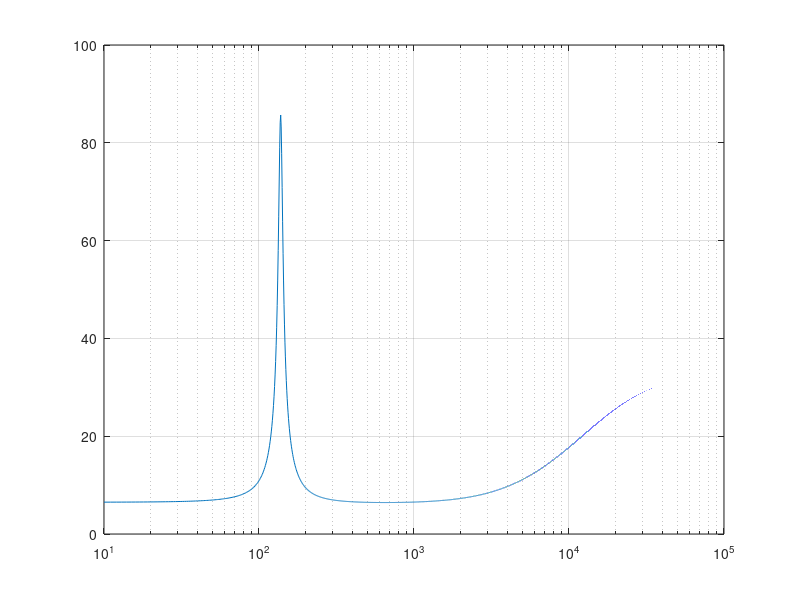

Write MATLAB code to recreate this figure.
function speaker_load_emulation()

    Rc = 6.5;
    Rl = 33;
    Cl = 2*10^-6;
    Rp = 80;
    Lp = 6*10^-3;
    Cp = 220*10^-6;
    Lr = 0.33*10^-3;

    f = [10 : 40000];
    zee = ((1 ./ (Rl + (1 ./ (1i*2*pi*f*Cl)))) + (1 ./ ( Rc + (1i*2*pi*f*Lr) + ( (1/Rp) + (1 ./ (1i*2*pi*f*Lp)) + (1i*2*pi*f*Cp) ).^-1 ))).^-1;

    semilogx(f, abs(zee));
    grid
end
